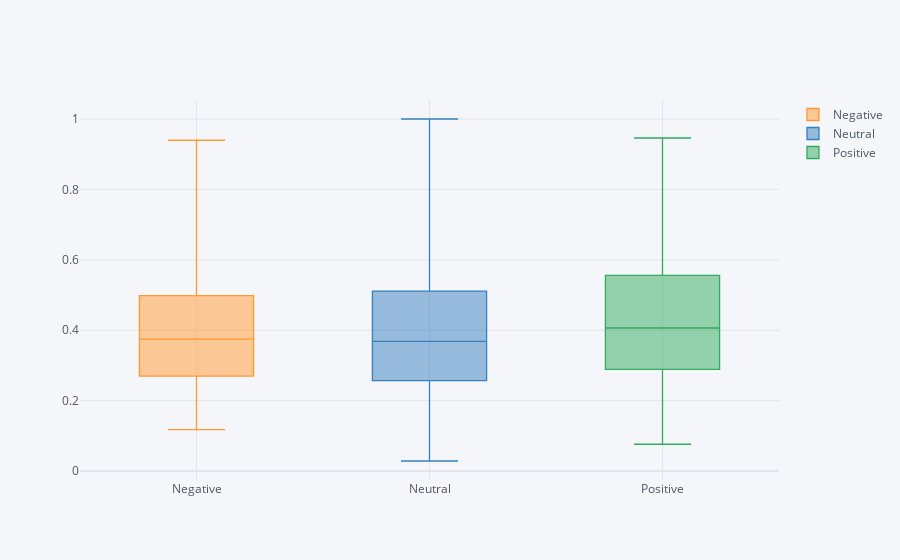

The code cell stored with this chart in its notebook:
### Markdown cell above
### Number of Characters

### Code cell
df['nr_of_char'] = df['sentence'].str.len()
df["nr_of_char"] = df["nr_of_char"] / df["nr_of_char"].max()
df[['sentiment', 'nr_of_char']].pivot(columns = 'sentiment', values = 'nr_of_char').iplot(kind = 'box')

### Figure 1 — Plotly figure (JSON) as saved in the notebook; plotly's stock layout.template omitted (floating-point values rounded to 4 significant figures; data arrays with more than 128 entries replaced by an {"elided": "..."} marker saying what was removed)
{"data": [{"boxpoints": false, "line": {"width": 1.3}, "marker": {"color": "rgba(255, 153, 51, 1.0)"}, "name": "Negative", "orientation": "v", "type": "box", "y": {"elided": "4838 float values"}}, {"boxpoints": false, "line": {"width": 1.3}, "marker": {"color": "rgba(55, 128, 191, 1.0)"}, "name": "Neutral", "orientation": "v", "type": "box", "y": {"elided": "4838 float values"}}, {"boxpoints": false, "line": {"width": 1.3}, "marker": {"color": "rgba(50, 171, 96, 1.0)"}, "name": "Positive", "orientation": "v", "type": "box", "y": {"elided": "4838 float values"}}], "layout": {"legend": {"bgcolor": "#F5F6F9", "font": {"color": "#4D5663"}}, "paper_bgcolor": "#F5F6F9", "plot_bgcolor": "#F5F6F9", "title": {"font": {"color": "#4D5663"}}, "xaxis": {"gridcolor": "#E1E5ED", "showgrid": true, "tickfont": {"color": "#4D5663"}, "title": {"font": {"color": "#4D5663"}, "text": ""}, "zerolinecolor": "#E1E5ED"}, "yaxis": {"gridcolor": "#E1E5ED", "showgrid": true, "tickfont": {"color": "#4D5663"}, "title": {"font": {"color": "#4D5663"}, "text": ""}, "zerolinecolor": "#E1E5ED"}}}
